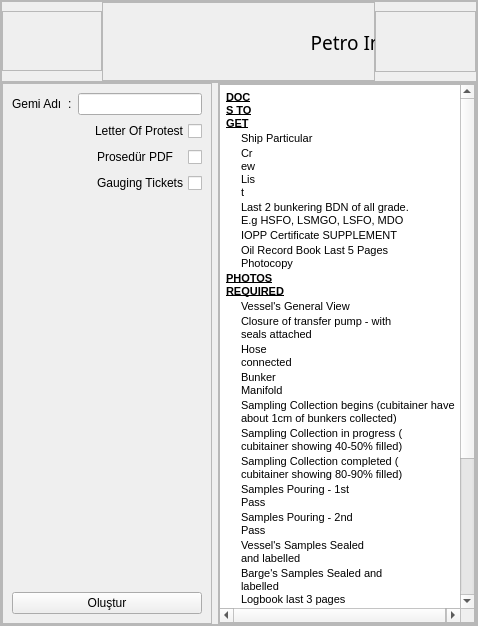
         <widget class="QWidget" name="petro">
          <layout class="QGridLayout" name="gridLayout_5">
           <property name="leftMargin">
            <number>0</number>
           </property>
           <property name="topMargin">
            <number>0</number>
           </property>
           <property name="rightMargin">
            <number>0</number>
           </property>
           <property name="bottomMargin">
            <number>0</number>
           </property>
           <property name="spacing">
            <number>0</number>
           </property>
           <item row="0" column="0">
            <widget class="QFrame" name="frame_13">
             <property name="frameShape">
              <enum>QFrame::StyledPanel</enum>
             </property>
             <property name="frameShadow">
              <enum>QFrame::Raised</enum>
             </property>
             <layout class="QGridLayout" name="gridLayout_6">
              <property name="leftMargin">
               <number>0</number>
              </property>
              <property name="topMargin">
               <number>0</number>
              </property>
              <property name="rightMargin">
               <number>0</number>
              </property>
              <property name="bottomMargin">
               <number>0</number>
              </property>
              <property name="spacing">
               <number>0</number>
              </property>
              <item row="0" column="0">
               <widget class="QFrame" name="frame_14">
                <property name="minimumSize">
                 <size>
                  <width>0</width>
                  <height>81</height>
                 </size>
                </property>
                <property name="maximumSize">
                 <size>
                  <width>16777215</width>
                  <height>81</height>
                 </size>
                </property>
                <property name="frameShape">
                 <enum>QFrame::StyledPanel</enum>
                </property>
                <property name="frameShadow">
                 <enum>QFrame::Raised</enum>
                </property>
                <layout class="QHBoxLayout" name="horizontalLayout">
                 <property name="spacing">
                  <number>0</number>
                 </property>
                 <property name="leftMargin">
                  <number>0</number>
                 </property>
                 <property name="topMargin">
                  <number>0</number>
                 </property>
                 <property name="rightMargin">
                  <number>0</number>
                 </property>
                 <property name="bottomMargin">
                  <number>0</number>
                 </property>
                 <item>
                  <widget class="QFrame" name="frame_32">
                   <property name="maximumSize">
                    <size>
                     <width>100</width>
                     <height>60</height>
                    </size>
                   </property>
                   <property name="frameShape">
                    <enum>QFrame::StyledPanel</enum>
                   </property>
                   <property name="frameShadow">
                    <enum>QFrame::Raised</enum>
                   </property>
                   <widget class="QPushButton" name="exitpetropage">
                    <property name="geometry">
                     <rect>
                      <x>20</x>
                      <y>20</y>
                      <width>51</width>
                      <height>31</height>
                     </rect>
                    </property>
                    <property name="whatsThis">
                     <string>&lt;html&gt;&lt;head/&gt;&lt;body&gt;&lt;p&gt;Ana Pencere&lt;/p&gt;&lt;/body&gt;&lt;/html&gt;</string>
                    </property>
                    <property name="text">
                     <string/>
                    </property>
                    <property name="icon">
                     <iconset resource="../icons/rc.qrc">
                      <normaloff>:/icons/arrow.png</normaloff>:/icons/arrow.png</iconset>
                    </property>
                    <property name="iconSize">
                     <size>
                      <width>24</width>
                      <height>24</height>
                     </size>
                    </property>
                    <property name="flat">
                     <bool>true</bool>
                    </property>
                   </widget>
                  </widget>
                 </item>
                 <item>
                  <widget class="QFrame" name="frame_33">
                   <property name="frameShape">
                    <enum>QFrame::StyledPanel</enum>
                   </property>
                   <property name="frameShadow">
                    <enum>QFrame::Raised</enum>
                   </property>
                   <widget class="QLabel" name="label_15">
                    <property name="geometry">
                     <rect>
                      <x>170</x>
                      <y>20</y>
                      <width>301</width>
                      <height>41</height>
                     </rect>
                    </property>
                    <property name="font">
                     <font>
                      <family>Simple tfb</family>
                      <pointsize>14</pointsize>
                     </font>
                    </property>
                    <property name="text">
                     <string>Petro Inspect ROB &amp; BQS</string>
                    </property>
                    <property name="alignment">
                     <set>Qt::AlignCenter</set>
                    </property>
                   </widget>
                  </widget>
                 </item>
                 <item>
                  <widget class="QFrame" name="frame_34">
                   <property name="maximumSize">
                    <size>
                     <width>101</width>
                     <height>61</height>
                    </size>
                   </property>
                   <property name="frameShape">
                    <enum>QFrame::StyledPanel</enum>
                   </property>
                   <property name="frameShadow">
                    <enum>QFrame::Raised</enum>
                   </property>
                   <widget class="QLabel" name="label_44">
                    <property name="geometry">
                     <rect>
                      <x>16</x>
                      <y>2</y>
                      <width>81</width>
                      <height>61</height>
                     </rect>
                    </property>
                    <property name="maximumSize">
                     <size>
                      <width>91</width>
                      <height>61</height>
                     </size>
                    </property>
                    <property name="text">
                     <string/>
                    </property>
                    <property name="pixmap">
                     <pixmap resource="../icons/rc.qrc">:/icons/petro inspect200x200.png</pixmap>
                    </property>
                    <property name="scaledContents">
                     <bool>true</bool>
                    </property>
                   </widget>
                  </widget>
                 </item>
                </layout>
               </widget>
              </item>
              <item row="1" column="0">
               <widget class="QFrame" name="frame_31">
                <property name="frameShape">
                 <enum>QFrame::StyledPanel</enum>
                </property>
                <property name="frameShadow">
                 <enum>QFrame::Raised</enum>
                </property>
                <layout class="QHBoxLayout" name="horizontalLayout_17">
                 <property name="leftMargin">
                  <number>0</number>
                 </property>
                 <property name="topMargin">
                  <number>0</number>
                 </property>
                 <property name="rightMargin">
                  <number>0</number>
                 </property>
                 <property name="bottomMargin">
                  <number>0</number>
                 </property>
                 <item>
                  <widget class="QFrame" name="frame_81">
                   <property name="minimumSize">
                    <size>
                     <width>210</width>
                     <height>0</height>
                    </size>
                   </property>
                   <property name="maximumSize">
                    <size>
                     <width>210</width>
                     <height>16777215</height>
                    </size>
                   </property>
                   <property name="frameShape">
                    <enum>QFrame::StyledPanel</enum>
                   </property>
                   <property name="frameShadow">
                    <enum>QFrame::Raised</enum>
                   </property>
                   <layout class="QVBoxLayout" name="verticalLayout_17">
                    <item>
                     <layout class="QHBoxLayout" name="horizontalLayout_18">
                      <item>
                       <widget class="QLabel" name="label_14">
                        <property name="text">
                         <string>Gemi Adı</string>
                        </property>
                       </widget>
                      </item>
                      <item>
                       <widget class="QLabel" name="label_27">
                        <property name="text">
                         <string>:</string>
                        </property>
                       </widget>
                      </item>
                      <item>
                       <widget class="QLineEdit" name="petrogemiline"/>
                      </item>
                     </layout>
                    </item>
                    <item>
                     <widget class="QCheckBox" name="checkBox_petro_lop">
                      <property name="layoutDirection">
                       <enum>Qt::RightToLeft</enum>
                      </property>
                      <property name="text">
                       <string>Letter Of Protest</string>
                      </property>
                     </widget>
                    </item>
                    <item>
                     <widget class="QCheckBox" name="checkBox_petro_prosedur">
                      <property name="layoutDirection">
                       <enum>Qt::RightToLeft</enum>
                      </property>
                      <property name="text">
                       <string>Prosedür PDF   </string>
                      </property>
                     </widget>
                    </item>
                    <item>
                     <widget class="QCheckBox" name="checkBox_petro_gt">
                      <property name="layoutDirection">
                       <enum>Qt::RightToLeft</enum>
                      </property>
                      <property name="text">
                       <string>Gauging Tickets</string>
                      </property>
                     </widget>
                    </item>
                    <item>
                     <spacer name="verticalSpacer">
                      <property name="orientation">
                       <enum>Qt::Vertical</enum>
                      </property>
                      <property name="sizeHint" stdset="0">
                       <size>
                        <width>20</width>
                        <height>393</height>
                       </size>
                      </property>
                     </spacer>
                    </item>
                    <item>
                     <widget class="QPushButton" name="petroolusturbutton">
                      <property name="text">
                       <string>Oluştur</string>
                      </property>
                     </widget>
                    </item>
                   </layout>
                  </widget>
                 </item>
                 <item>
                  <widget class="QFrame" name="frame_82">
                   <property name="frameShape">
                    <enum>QFrame::StyledPanel</enum>
                   </property>
                   <property name="frameShadow">
                    <enum>QFrame::Raised</enum>
                   </property>
                   <layout class="QGridLayout" name="gridLayout_35">
                    <property name="leftMargin">
                     <number>0</number>
                    </property>
                    <property name="topMargin">
                     <number>0</number>
                    </property>
                    <property name="rightMargin">
                     <number>0</number>
                    </property>
                    <property name="bottomMargin">
                     <number>0</number>
                    </property>
                    <property name="spacing">
                     <number>0</number>
                    </property>
                    <item row="0" column="0">
                     <widget class="QTextEdit" name="textEdit">
                      <property name="html">
                       <string>&lt;!DOCTYPE HTML PUBLIC &quot;-//W3C//DTD HTML 4.0//EN&quot; &quot;http://www.w3.org/TR/REC-html40/strict.dtd&quot;&gt;
&lt;html&gt;&lt;head&gt;&lt;meta name=&quot;qrichtext&quot; content=&quot;1&quot; /&gt;&lt;style type=&quot;text/css&quot;&gt;
p, li { white-space: pre-wrap; }
&lt;/style&gt;&lt;/head&gt;&lt;body style=&quot; font-family:'MS Shell Dlg 2'; font-size:7.8pt; font-weight:400; font-style:normal;&quot;&gt;
&lt;table border=&quot;0&quot; style=&quot; margin-top:0px; margin-bottom:0px; margin-left:0px; margin-right:0px;&quot; cellspacing=&quot;2&quot; cellpadding=&quot;0&quot;&gt;
&lt;tr&gt;
&lt;td colspan=&quot;2&quot;&gt;
&lt;p style=&quot; margin-top:0px; margin-bottom:0px; margin-left:0px; margin-right:0px; -qt-block-indent:0; text-indent:0px;&quot;&gt;&lt;span style=&quot; font-size:8pt; font-weight:600; text-decoration: underline;&quot;&gt;DOCS TO GET&lt;/span&gt;&lt;/p&gt;&lt;/td&gt;
&lt;td width=&quot;56&quot;&gt;&lt;/td&gt;
&lt;td width=&quot;52&quot;&gt;&lt;/td&gt;
&lt;td width=&quot;1&quot;&gt;&lt;/td&gt;
&lt;td&gt;&lt;/td&gt;
&lt;td&gt;&lt;/td&gt;
&lt;td&gt;&lt;/td&gt;
&lt;td&gt;&lt;/td&gt;
&lt;td&gt;&lt;/td&gt;
&lt;td&gt;&lt;/td&gt;
&lt;td&gt;&lt;/td&gt;&lt;/tr&gt;
&lt;tr&gt;
&lt;td width=&quot;45.5&quot;&gt;
&lt;p style=&quot; margin-top:0px; margin-bottom:0px; margin-left:0px; margin-right:0px; -qt-block-indent:0; text-indent:0px;&quot;&gt;&lt;span style=&quot; font-size:8pt;&quot;&gt; &lt;/span&gt;&lt;/p&gt;&lt;/td&gt;
&lt;td colspan=&quot;2&quot;&gt;
&lt;p style=&quot; margin-top:0px; margin-bottom:0px; margin-left:0px; margin-right:0px; -qt-block-indent:0; text-indent:0px;&quot;&gt;&lt;span style=&quot; font-size:8pt;&quot;&gt;Ship Particular&lt;/span&gt;&lt;/p&gt;&lt;/td&gt;
&lt;td&gt;&lt;/td&gt;
&lt;td&gt;&lt;/td&gt;
&lt;td&gt;&lt;/td&gt;
&lt;td&gt;&lt;/td&gt;
&lt;td&gt;&lt;/td&gt;
&lt;td&gt;&lt;/td&gt;
&lt;td&gt;&lt;/td&gt;
&lt;td&gt;&lt;/td&gt;
&lt;td&gt;&lt;/td&gt;&lt;/tr&gt;
&lt;tr&gt;
&lt;td style=&quot; border-top-color:#000000;&quot;&gt;
&lt;p style=&quot; margin-top:0px; margin-bottom:0px; margin-left:0px; margin-right:0px; -qt-block-indent:0; text-indent:0px;&quot;&gt;&lt;span style=&quot; font-size:8pt;&quot;&gt; &lt;/span&gt;&lt;/p&gt;&lt;/td&gt;
&lt;td width=&quot;45.5&quot;&gt;
&lt;p style=&quot; margin-top:0px; margin-bottom:0px; margin-left:0px; margin-right:0px; -qt-block-indent:0; text-indent:0px;&quot;&gt;&lt;span style=&quot; font-size:8pt;&quot;&gt;Crew List&lt;/span&gt;&lt;/p&gt;&lt;/td&gt;
&lt;td&gt;&lt;/td&gt;
&lt;td&gt;&lt;/td&gt;
&lt;td&gt;&lt;/td&gt;
&lt;td&gt;&lt;/td&gt;
&lt;td&gt;&lt;/td&gt;
&lt;td&gt;&lt;/td&gt;
&lt;td&gt;&lt;/td&gt;
&lt;td&gt;&lt;/td&gt;
&lt;td&gt;&lt;/td&gt;
&lt;td&gt;&lt;/td&gt;&lt;/tr&gt;
&lt;tr&gt;
&lt;td style=&quot; border-top-color:#000000;&quot;&gt;
&lt;p style=&quot; margin-top:0px; margin-bottom:0px; margin-left:0px; margin-right:0px; -qt-block-indent:0; text-indent:0px;&quot;&gt;&lt;span style=&quot; font-size:8pt;&quot;&gt; &lt;/span&gt;&lt;/p&gt;&lt;/td&gt;
&lt;td colspan=&quot;8&quot;&gt;
&lt;p style=&quot; margin-top:0px; margin-bottom:0px; margin-left:0px; margin-right:0px; -qt-block-indent:0; text-indent:0px;&quot;&gt;&lt;span style=&quot; font-size:8pt;&quot;&gt;Last 2 bunkering BDN of all grade. E.g HSFO, LSMGO, LSFO, MDO&lt;/span&gt;&lt;/p&gt;&lt;/td&gt;
&lt;td&gt;&lt;/td&gt;
&lt;td&gt;&lt;/td&gt;
&lt;td&gt;&lt;/td&gt;&lt;/tr&gt;
&lt;tr&gt;
&lt;td style=&quot; border-top-color:#000000;&quot;&gt;
&lt;p style=&quot; margin-top:0px; margin-bottom:0px; margin-left:0px; margin-right:0px; -qt-block-indent:0; text-indent:0px;&quot;&gt;&lt;span style=&quot; font-size:8pt;&quot;&gt; &lt;/span&gt;&lt;/p&gt;&lt;/td&gt;
&lt;td colspan=&quot;8&quot; style=&quot; border-left-color:#000000;&quot;&gt;
&lt;p style=&quot; margin-top:0px; margin-bottom:0px; margin-left:0px; margin-right:0px; -qt-block-indent:0; text-indent:0px;&quot;&gt;&lt;span style=&quot; font-size:8pt;&quot;&gt;IOPP Certificate SUPPLEMENT &lt;/span&gt;&lt;/p&gt;&lt;/td&gt;
&lt;td&gt;&lt;/td&gt;
&lt;td&gt;&lt;/td&gt;
&lt;td&gt;&lt;/td&gt;&lt;/tr&gt;
&lt;tr&gt;
&lt;td&gt;
&lt;p style=&quot; margin-top:0px; margin-bottom:0px; margin-left:0px; margin-right:0px; -qt-block-indent:0; text-indent:0px;&quot;&gt;&lt;span style=&quot; font-size:8pt;&quot;&gt; &lt;/span&gt;&lt;/p&gt;&lt;/td&gt;
&lt;td colspan=&quot;6&quot;&gt;
&lt;p style=&quot; margin-top:0px; margin-bottom:0px; margin-left:0px; margin-right:0px; -qt-block-indent:0; text-indent:0px;&quot;&gt;&lt;span style=&quot; font-size:8pt;&quot;&gt;Oil Record Book Last 5 Pages Photocopy&lt;/span&gt;&lt;/p&gt;&lt;/td&gt;
&lt;td&gt;&lt;/td&gt;
&lt;td&gt;&lt;/td&gt;
&lt;td&gt;&lt;/td&gt;
&lt;td&gt;&lt;/td&gt;
&lt;td&gt;&lt;/td&gt;&lt;/tr&gt;
&lt;tr&gt;
&lt;td colspan=&quot;3&quot;&gt;
&lt;p style=&quot; margin-top:0px; margin-bottom:0px; margin-left:0px; margin-right:0px; -qt-block-indent:0; text-indent:0px;&quot;&gt;&lt;span style=&quot; font-size:8pt; font-weight:600; text-decoration: underline;&quot;&gt;PHOTOS REQUIRED&lt;/span&gt;&lt;/p&gt;&lt;/td&gt;
&lt;td&gt;&lt;/td&gt;
&lt;td&gt;&lt;/td&gt;
&lt;td&gt;&lt;/td&gt;
&lt;td&gt;&lt;/td&gt;
&lt;td&gt;&lt;/td&gt;
&lt;td&gt;&lt;/td&gt;
&lt;td&gt;&lt;/td&gt;
&lt;td&gt;&lt;/td&gt;
&lt;td&gt;&lt;/td&gt;&lt;/tr&gt;
&lt;tr&gt;
&lt;td&gt;
&lt;p style=&quot; margin-top:0px; margin-bottom:0px; margin-left:0px; margin-right:0px; -qt-block-indent:0; text-indent:0px;&quot;&gt;&lt;span style=&quot; font-size:8pt;&quot;&gt; &lt;/span&gt;&lt;/p&gt;&lt;/td&gt;
&lt;td colspan=&quot;3&quot;&gt;
&lt;p style=&quot; margin-top:0px; margin-bottom:0px; margin-left:0px; margin-right:0px; -qt-block-indent:0; text-indent:0px;&quot;&gt;&lt;span style=&quot; font-size:8pt;&quot;&gt;Vessel's General View&lt;/span&gt;&lt;/p&gt;&lt;/td&gt;
&lt;td&gt;&lt;/td&gt;
&lt;td&gt;&lt;/td&gt;
&lt;td&gt;&lt;/td&gt;
&lt;td&gt;&lt;/td&gt;
&lt;td&gt;&lt;/td&gt;
&lt;td&gt;&lt;/td&gt;
&lt;td&gt;&lt;/td&gt;
&lt;td&gt;&lt;/td&gt;&lt;/tr&gt;
&lt;tr&gt;
&lt;td style=&quot; border-top-color:#000000;&quot;&gt;
&lt;p style=&quot; margin-top:0px; margin-bottom:0px; margin-left:0px; margin-right:0px; -qt-block-indent:0; text-indent:0px;&quot;&gt;&lt;span style=&quot; font-size:8pt;&quot;&gt; &lt;/span&gt;&lt;/p&gt;&lt;/td&gt;
&lt;td colspan=&quot;6&quot;&gt;
&lt;p style=&quot; margin-top:0px; margin-bottom:0px; margin-left:0px; margin-right:0px; -qt-block-indent:0; text-indent:0px;&quot;&gt;&lt;span style=&quot; font-size:8pt;&quot;&gt;Closure of transfer pump ‐ with seals attached&lt;/span&gt;&lt;/p&gt;&lt;/td&gt;
&lt;td&gt;&lt;/td&gt;
&lt;td&gt;&lt;/td&gt;
&lt;td&gt;&lt;/td&gt;
&lt;td&gt;&lt;/td&gt;
&lt;td&gt;&lt;/td&gt;&lt;/tr&gt;
&lt;tr&gt;
&lt;td style=&quot; border-top-color:#000000;&quot;&gt;
&lt;p style=&quot; margin-top:0px; margin-bottom:0px; margin-left:0px; margin-right:0px; -qt-block-indent:0; text-indent:0px;&quot;&gt;&lt;span style=&quot; font-size:8pt;&quot;&gt; &lt;/span&gt;&lt;/p&gt;&lt;/td&gt;
&lt;td colspan=&quot;2&quot;&gt;
&lt;p style=&quot; margin-top:0px; margin-bottom:0px; margin-left:0px; margin-right:0px; -qt-block-indent:0; text-indent:0px;&quot;&gt;&lt;span style=&quot; font-size:8pt;&quot;&gt;Hose connected&lt;/span&gt;&lt;/p&gt;&lt;/td&gt;
&lt;td&gt;&lt;/td&gt;
&lt;td&gt;&lt;/td&gt;
&lt;td&gt;&lt;/td&gt;
&lt;td&gt;&lt;/td&gt;
&lt;td&gt;&lt;/td&gt;
&lt;td&gt;&lt;/td&gt;
&lt;td&gt;&lt;/td&gt;
&lt;td&gt;&lt;/td&gt;
&lt;td&gt;&lt;/td&gt;&lt;/tr&gt;
&lt;tr&gt;
&lt;td style=&quot; border-top-color:#000000;&quot;&gt;
&lt;p style=&quot; margin-top:0px; margin-bottom:0px; margin-left:0px; margin-right:0px; -qt-block-indent:0; text-indent:0px;&quot;&gt;&lt;span style=&quot; font-size:8pt;&quot;&gt; &lt;/span&gt;&lt;/p&gt;&lt;/td&gt;
&lt;td colspan=&quot;2&quot;&gt;
&lt;p style=&quot; margin-top:0px; margin-bottom:0px; margin-left:0px; margin-right:0px; -qt-block-indent:0; text-indent:0px;&quot;&gt;&lt;span style=&quot; font-size:8pt;&quot;&gt;Bunker Manifold&lt;/span&gt;&lt;/p&gt;&lt;/td&gt;
&lt;td&gt;&lt;/td&gt;
&lt;td&gt;&lt;/td&gt;
&lt;td&gt;&lt;/td&gt;
&lt;td&gt;&lt;/td&gt;
&lt;td&gt;&lt;/td&gt;
&lt;td&gt;&lt;/td&gt;
&lt;td&gt;&lt;/td&gt;
&lt;td&gt;&lt;/td&gt;
&lt;td&gt;&lt;/td&gt;&lt;/tr&gt;
&lt;tr&gt;
&lt;td style=&quot; border-top-color:#000000;&quot;&gt;
&lt;p style=&quot; margin-top:0px; margin-bottom:0px; margin-left:0px; margin-right:0px; -qt-block-indent:0; text-indent:0px;&quot;&gt;&lt;span style=&quot; font-size:8pt;&quot;&gt; &lt;/span&gt;&lt;/p&gt;&lt;/td&gt;
&lt;td colspan=&quot;11&quot; style=&quot; border-left-color:#000000;&quot;&gt;
&lt;p style=&quot; margin-top:0px; margin-bottom:0px; margin-left:0px; margin-right:0px; -qt-block-indent:0; text-indent:0px;&quot;&gt;&lt;span style=&quot; font-size:8pt;&quot;&gt;Sampling Collection begins (cubitainer have about 1cm of bunkers collected)&lt;/span&gt;&lt;/p&gt;&lt;/td&gt;&lt;/tr&gt;
&lt;tr&gt;
&lt;td style=&quot; border-top-color:#000000;&quot;&gt;
&lt;p style=&quot; margin-top:0px; margin-bottom:0px; margin-left:0px; margin-right:0px; -qt-block-indent:0; text-indent:0px;&quot;&gt;&lt;span style=&quot; font-size:8pt;&quot;&gt; &lt;/span&gt;&lt;/p&gt;&lt;/td&gt;
&lt;td colspan=&quot;8&quot;&gt;
&lt;p style=&quot; margin-top:0px; margin-bottom:0px; margin-left:0px; margin-right:0px; -qt-block-indent:0; text-indent:0px;&quot;&gt;&lt;span style=&quot; font-size:8pt;&quot;&gt;Sampling Collection in progress ( cubitainer showing 40‐50% filled)&lt;/span&gt;&lt;/p&gt;&lt;/td&gt;
&lt;td&gt;&lt;/td&gt;
&lt;td&gt;&lt;/td&gt;
&lt;td&gt;&lt;/td&gt;&lt;/tr&gt;
&lt;tr&gt;
&lt;td style=&quot; border-top-color:#000000;&quot;&gt;
&lt;p style=&quot; margin-top:0px; margin-bottom:0px; margin-left:0px; margin-right:0px; -qt-block-indent:0; text-indent:0px;&quot;&gt;&lt;span style=&quot; font-size:8pt;&quot;&gt; &lt;/span&gt;&lt;/p&gt;&lt;/td&gt;
&lt;td colspan=&quot;8&quot;&gt;
&lt;p style=&quot; margin-top:0px; margin-bottom:0px; margin-left:0px; margin-right:0px; -qt-block-indent:0; text-indent:0px;&quot;&gt;&lt;span style=&quot; font-size:8pt;&quot;&gt;Sampling Collection completed ( cubitainer showing 80‐90% filled)&lt;/span&gt;&lt;/p&gt;&lt;/td&gt;
&lt;td&gt;&lt;/td&gt;
&lt;td&gt;&lt;/td&gt;
&lt;td&gt;&lt;/td&gt;&lt;/tr&gt;
&lt;tr&gt;
&lt;td style=&quot; border-top-color:#000000;&quot;&gt;
&lt;p style=&quot; margin-top:0px; margin-bottom:0px; margin-left:0px; margin-right:0px; -qt-block-indent:0; text-indent:0px;&quot;&gt;&lt;span style=&quot; font-size:8pt;&quot;&gt; &lt;/span&gt;&lt;/p&gt;&lt;/td&gt;
&lt;td colspan=&quot;3&quot;&gt;
&lt;p style=&quot; margin-top:0px; margin-bottom:0px; margin-left:0px; margin-right:0px; -qt-block-indent:0; text-indent:0px;&quot;&gt;&lt;span style=&quot; font-size:8pt;&quot;&gt;Samples Pouring ‐ 1st Pass&lt;/span&gt;&lt;/p&gt;&lt;/td&gt;
&lt;td&gt;&lt;/td&gt;
&lt;td&gt;&lt;/td&gt;
&lt;td&gt;&lt;/td&gt;
&lt;td&gt;&lt;/td&gt;
&lt;td&gt;&lt;/td&gt;
&lt;td&gt;&lt;/td&gt;
&lt;td&gt;&lt;/td&gt;
&lt;td&gt;&lt;/td&gt;&lt;/tr&gt;
&lt;tr&gt;
&lt;td style=&quot; border-top-color:#000000;&quot;&gt;
&lt;p style=&quot; margin-top:0px; margin-bottom:0px; margin-left:0px; margin-right:0px; -qt-block-indent:0; text-indent:0px;&quot;&gt;&lt;span style=&quot; font-size:8pt;&quot;&gt; &lt;/span&gt;&lt;/p&gt;&lt;/td&gt;
&lt;td colspan=&quot;3&quot;&gt;
&lt;p style=&quot; margin-top:0px; margin-bottom:0px; margin-left:0px; margin-right:0px; -qt-block-indent:0; text-indent:0px;&quot;&gt;&lt;span style=&quot; font-size:8pt;&quot;&gt;Samples Pouring ‐ 2nd Pass&lt;/span&gt;&lt;/p&gt;&lt;/td&gt;
&lt;td&gt;&lt;/td&gt;
&lt;td&gt;&lt;/td&gt;
&lt;td&gt;&lt;/td&gt;
&lt;td&gt;&lt;/td&gt;
&lt;td&gt;&lt;/td&gt;
&lt;td&gt;&lt;/td&gt;
&lt;td&gt;&lt;/td&gt;
&lt;td&gt;&lt;/td&gt;&lt;/tr&gt;
&lt;tr&gt;
&lt;td style=&quot; border-top-color:#000000;&quot;&gt;
&lt;p style=&quot; margin-top:0px; margin-bottom:0px; margin-left:0px; margin-right:0px; -qt-block-indent:0; text-indent:0px;&quot;&gt;&lt;span style=&quot; font-size:8pt;&quot;&gt; &lt;/span&gt;&lt;/p&gt;&lt;/td&gt;
&lt;td colspan=&quot;5&quot;&gt;
&lt;p style=&quot; margin-top:0px; margin-bottom:0px; margin-left:0px; margin-right:0px; -qt-block-indent:0; text-indent:0px;&quot;&gt;&lt;span style=&quot; font-size:8pt;&quot;&gt;Vessel's Samples Sealed and labelled&lt;/span&gt;&lt;/p&gt;&lt;/td&gt;
&lt;td&gt;&lt;/td&gt;
&lt;td&gt;&lt;/td&gt;
&lt;td&gt;&lt;/td&gt;
&lt;td&gt;&lt;/td&gt;
&lt;td&gt;&lt;/td&gt;
&lt;td&gt;&lt;/td&gt;&lt;/tr&gt;
&lt;tr&gt;
&lt;td style=&quot; border-top-color:#000000;&quot;&gt;
&lt;p style=&quot; margin-top:0px; margin-bottom:0px; margin-left:0px; margin-right:0px; -qt-block-indent:0; text-indent:0px;&quot;&gt;&lt;span style=&quot; font-size:8pt;&quot;&gt; &lt;/span&gt;&lt;/p&gt;&lt;/td&gt;
&lt;td colspan=&quot;5&quot;&gt;
&lt;p style=&quot; margin-top:0px; margin-bottom:0px; margin-left:0px; margin-right:0px; -qt-block-indent:0; text-indent:0px;&quot;&gt;&lt;span style=&quot; font-size:8pt;&quot;&gt;Barge's Samples Sealed and labelled&lt;/span&gt;&lt;/p&gt;
&lt;p style=&quot; margin-top:0px; margin-bottom:0px; margin-left:0px; margin-right:0px; -qt-block-indent:0; text-indent:0px;&quot;&gt;&lt;span style=&quot; font-size:8pt;&quot;&gt;Logbook last 3 pages&lt;/span&gt;&lt;/p&gt;&lt;/td&gt;
&lt;td&gt;&lt;/td&gt;
&lt;td&gt;&lt;/td&gt;
&lt;td&gt;&lt;/td&gt;
&lt;td&gt;&lt;/td&gt;
&lt;td&gt;&lt;/td&gt;
&lt;td&gt;&lt;/td&gt;&lt;/tr&gt;
&lt;tr&gt;
&lt;td&gt;&lt;/td&gt;
&lt;td&gt;&lt;/td&gt;
&lt;td&gt;&lt;/td&gt;
&lt;td&gt;&lt;/td&gt;
&lt;td&gt;&lt;/td&gt;
&lt;td&gt;&lt;/td&gt;
&lt;td&gt;&lt;/td&gt;
&lt;td&gt;&lt;/td&gt;
&lt;td&gt;&lt;/td&gt;
&lt;td&gt;&lt;/td&gt;
&lt;td&gt;&lt;/td&gt;
&lt;td&gt;&lt;/td&gt;&lt;/tr&gt;
&lt;tr&gt;
&lt;td colspan=&quot;3&quot;&gt;
&lt;p style=&quot; margin-top:0px; margin-bottom:0px; margin-left:0px; margin-right:0px; -qt-block-indent:0; text-indent:0px;&quot;&gt;&lt;span style=&quot; font-size:8pt; font-weight:600; text-decoration: underline;&quot;&gt;GAUGING TICKETS&lt;/span&gt;&lt;/p&gt;&lt;/td&gt;
&lt;td&gt;&lt;/td&gt;
&lt;td&gt;&lt;/td&gt;
&lt;td&gt;&lt;/td&gt;
&lt;td&gt;&lt;/td&gt;
&lt;td&gt;&lt;/td&gt;
&lt;td&gt;&lt;/td&gt;
&lt;td&gt;&lt;/td&gt;
&lt;td&gt;&lt;/td&gt;
&lt;td&gt;&lt;/td&gt;&lt;/tr&gt;
&lt;tr&gt;
&lt;td&gt;
&lt;p style=&quot; margin-top:0px; margin-bottom:0px; margin-left:0px; margin-right:0px; -qt-block-indent:0; text-indent:0px;&quot;&gt;&lt;span style=&quot; font-size:8pt;&quot;&gt; &lt;/span&gt;&lt;/p&gt;&lt;/td&gt;
&lt;td colspan=&quot;5&quot;&gt;
&lt;p style=&quot; margin-top:0px; margin-bottom:0px; margin-left:0px; margin-right:0px; -qt-block-indent:0; text-indent:0px;&quot;&gt;&lt;span style=&quot; font-size:8pt;&quot;&gt;Gauging Ticket ‐ Vessel's Opening.&lt;/span&gt;&lt;/p&gt;&lt;/td&gt;
&lt;td&gt;&lt;/td&gt;
&lt;td&gt;&lt;/td&gt;
&lt;td&gt;&lt;/td&gt;
&lt;td&gt;&lt;/td&gt;
&lt;td&gt;&lt;/td&gt;
&lt;td&gt;&lt;/td&gt;&lt;/tr&gt;
&lt;tr&gt;
&lt;td style=&quot; border-top-color:#000000;&quot;&gt;
&lt;p style=&quot; margin-top:0px; margin-bottom:0px; margin-left:0px; margin-right:0px; -qt-block-indent:0; text-indent:0px;&quot;&gt;&lt;span style=&quot; font-size:8pt;&quot;&gt; &lt;/span&gt;&lt;/p&gt;&lt;/td&gt;
&lt;td colspan=&quot;5&quot;&gt;
&lt;p style=&quot; margin-top:0px; margin-bottom:0px; margin-left:0px; margin-right:0px; -qt-block-indent:0; text-indent:0px;&quot;&gt;&lt;span style=&quot; font-size:8pt;&quot;&gt;Gauging Ticket ‐ Barge's Opening.&lt;/span&gt;&lt;/p&gt;&lt;/td&gt;
&lt;td&gt;&lt;/td&gt;
&lt;td&gt;&lt;/td&gt;
&lt;td&gt;&lt;/td&gt;
&lt;td&gt;&lt;/td&gt;
&lt;td&gt;&lt;/td&gt;
&lt;td&gt;&lt;/td&gt;&lt;/tr&gt;
&lt;tr&gt;
&lt;td style=&quot; border-top-color:#000000;&quot;&gt;
&lt;p style=&quot; margin-top:0px; margin-bottom:0px; margin-left:0px; margin-right:0px; -qt-block-indent:0; text-indent:0px;&quot;&gt;&lt;span style=&quot; font-size:8pt;&quot;&gt; &lt;/span&gt;&lt;/p&gt;&lt;/td&gt;
&lt;td colspan=&quot;5&quot;&gt;
&lt;p style=&quot; margin-top:0px; margin-bottom:0px; margin-left:0px; margin-right:0px; -qt-block-indent:0; text-indent:0px;&quot;&gt;&lt;span style=&quot; font-size:8pt;&quot;&gt;Gauging Ticket ‐ Barge's Closing.&lt;/span&gt;&lt;/p&gt;&lt;/td&gt;
&lt;td&gt;&lt;/td&gt;
&lt;td&gt;&lt;/td&gt;
&lt;td&gt;&lt;/td&gt;
&lt;td&gt;&lt;/td&gt;
&lt;td&gt;&lt;/td&gt;
&lt;td&gt;&lt;/td&gt;&lt;/tr&gt;
&lt;tr&gt;
&lt;td style=&quot; border-top-color:#000000;&quot;&gt;
&lt;p style=&quot; margin-top:0px; margin-bottom:0px; margin-left:0px; margin-right:0px; -qt-block-indent:0; text-indent:0px;&quot;&gt;&lt;span style=&quot; font-size:8pt;&quot;&gt; &lt;/span&gt;&lt;/p&gt;&lt;/td&gt;
&lt;td colspan=&quot;5&quot;&gt;
&lt;p style=&quot; margin-top:0px; margin-bottom:0px; margin-left:0px; margin-right:0px; -qt-block-indent:0; text-indent:0px;&quot;&gt;&lt;span style=&quot; font-size:8pt;&quot;&gt;Gauging Ticket ‐ Vessel's Closing.&lt;/span&gt;&lt;/p&gt;&lt;/td&gt;
&lt;td&gt;&lt;/td&gt;
&lt;td&gt;&lt;/td&gt;
&lt;td&gt;&lt;/td&gt;
&lt;td&gt;&lt;/td&gt;
&lt;td&gt;&lt;/td&gt;
&lt;td&gt;
&lt;p style=&quot; margin-top:0px; margin-bottom:0px; margin-left:0px; margin-right:0px; -qt-block-indent:0; text-indent:0px;&quot;&gt;&lt;span style=&quot; font-size:8.25pt;&quot;&gt;3312 -  2580&lt;/span&gt;&lt;/p&gt;&lt;/td&gt;&lt;/tr&gt;&lt;/table&gt;&lt;/body&gt;&lt;/html&gt;</string>
                      </property>
                     </widget>
                    </item>
                   </layout>
                  </widget>
                 </item>
                </layout>
               </widget>
              </item>
             </layout>
            </widget>
           </item>
          </layout>
         </widget>
